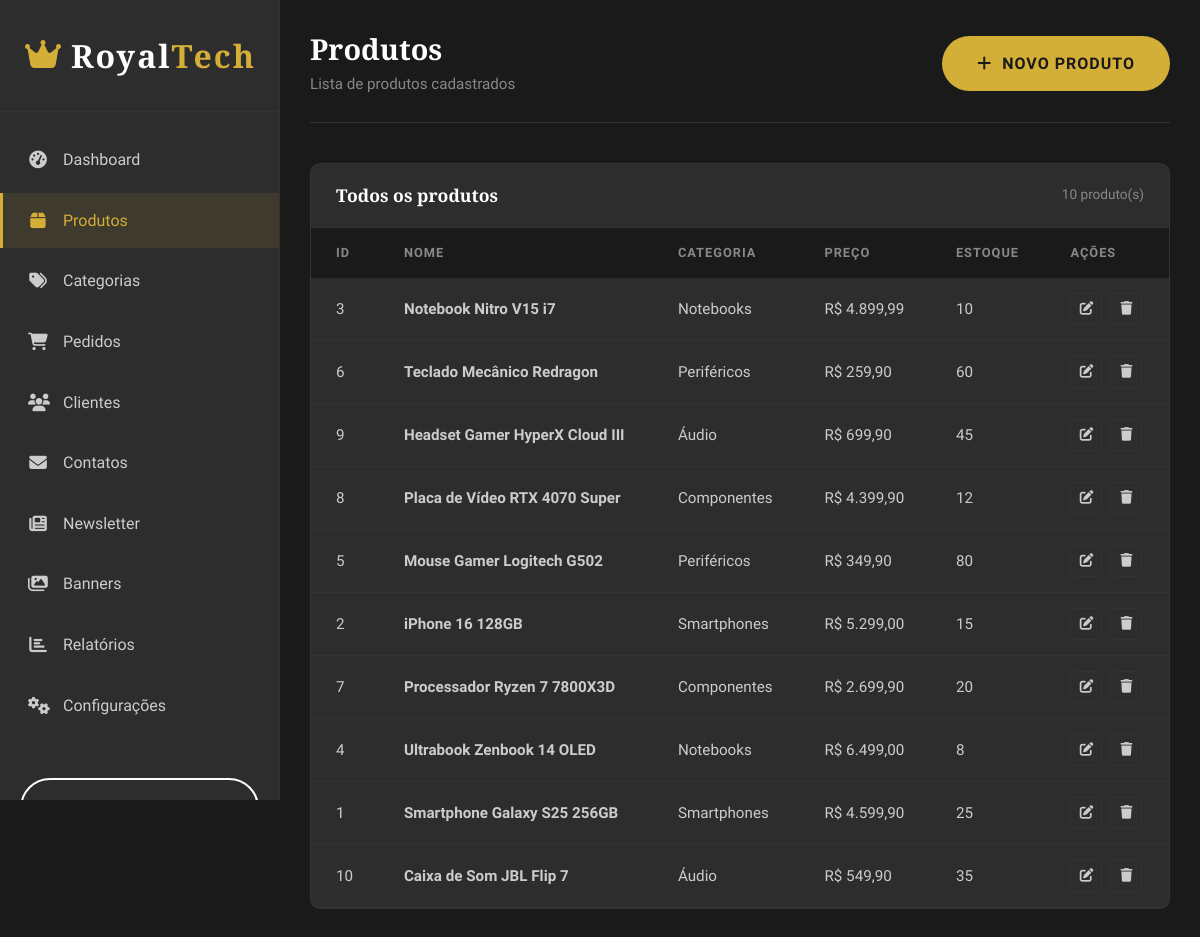
Page /pages/admin/products.php (signed in) on the committed database.
### tables this page shows
CREATE TABLE IF NOT EXISTS e5_products (
  id INT PRIMARY KEY AUTO_INCREMENT,
  category_id INT NOT NULL,
  name VARCHAR(150) NOT NULL,
  slug VARCHAR(180) NOT NULL UNIQUE,
  description TEXT NULL,
  brand VARCHAR(80) NULL,
  price DECIMAL(10,2) NOT NULL,
  old_price DECIMAL(10,2) NULL,
  stock INT NOT NULL DEFAULT 0,
  is_featured TINYINT(1) NOT NULL DEFAULT 0,
  created_at TIMESTAMP DEFAULT CURRENT_TIMESTAMP,
  updated_at TIMESTAMP DEFAULT CURRENT_TIMESTAMP ON UPDATE CURRENT_TIMESTAMP,
  CONSTRAINT fk_products_category FOREIGN KEY (category_id) REFERENCES e5_categories(id)
);

CREATE TABLE IF NOT EXISTS e5_categories (
  id INT PRIMARY KEY AUTO_INCREMENT,
  name VARCHAR(80) NOT NULL UNIQUE,
  slug VARCHAR(100) NOT NULL UNIQUE,
  description TEXT NULL,
  created_at TIMESTAMP DEFAULT CURRENT_TIMESTAMP,
  updated_at TIMESTAMP DEFAULT CURRENT_TIMESTAMP ON UPDATE CURRENT_TIMESTAMP
);

### pages/admin/products.php (the view, shortened to what this page needs)
<?php
include '../../database/connection.php';
$products = $pdo->query('SELECT p.id, p.name, p.price, p.stock, c.name AS category_name FROM e5_products p INNER JOIN e5_categories c ON c.id = p.category_id ORDER BY p.created_at DESC')->fetchAll();
?><!DOCTYPE html>
<html lang="pt-BR">
<head>
    <?php include 'head_inc.php'; ?>
</head>
<body>
    <div class="admin-wrapper">
        <?php include 'sidebar_inc.php'; ?>
        <main class="admin-main">
            <header class="admin-header">
                <div class="admin-title">
                    <h2>Produtos</h2>
                    <p>Lista de produtos cadastrados</p>
                </div>
                <a class="btn btn-primary" href="product-form.php">
                    <i class="fas fa-plus"></i> Novo produto
                </a>
            </header>
            <div class="admin-table-container">
                <div class="admin-table-header">
                    <h3>Todos os produtos</h3>
                    <span style="color:var(--color-gray); font-size:0.85rem;"><?php echo count($products); ?> produto(s)</span>
                </div>
                <table class="admin-table">
                    <thead>
                        <tr>
                            <th>ID</th>
                            <th>Nome</th>
                            <th>Categoria</th>
                            <th>Preço</th>
                            <th>Estoque</th>
                            <th>Ações</th>
                        </tr>
                    </thead>
                    <tbody>
                        <?php if (empty($products)): ?>
                        <tr><td colspan="6" class="empty-state">Nenhum produto cadastrado.</td></tr>
                        <?php else: foreach ($products as $product): ?>
                        <tr>
                            <td><?php echo (int) $product['id']; ?></td>
                            <td><strong><?php echo htmlspecialchars($product['name'], ENT_QUOTES, 'UTF-8'); ?></strong></td>
                            <td><?php echo htmlspecialchars($product['category_name'], ENT_QUOTES, 'UTF-8'); ?></td>
                            <td>R$ <?php echo number_format((float) $product['price'], 2, ',', '.'); ?></td>
                            <td><?php echo (int) $product['stock']; ?></td>
                            <td>
                                <div class="table-actions">
                                    <a href="product-form.php?id=<?php echo (int) $product['id']; ?>" aria-label="Editar produto"><i class="fas fa-edit"></i></a>
                                    <form method="POST" style="display:inline" onsubmit="return confirm('Excluir produto?');">
                                        <button type="submit" class="delete" aria-label="Excluir produto"><i class="fas fa-trash"></i></button>
                                    </form>
                                </div>
                            </td>
                        </tr>
                        <?php endforeach; endif; ?>
                    </tbody>
                </table>
            </div>
        </main>
    </div>
</body>
</html>

### assets/css/style.css (style rules this page uses)
:root { --color-primary: #d4af37; --color-primary-dark: #b8962e; --color-primary-light: #e8c547; --color-black: #1a1a1a; --color-black-light: #2d2d2d; --color-black-lighter: #404040; --color-white: #ffffff; --color-white-smoke: #f5f5f5; --color-gray: #888888; --color-gray-light: #cccccc; --color-border: #333333; --color-gold: #d4af37; --font-primary: 'Rajdhani', sans-serif; --font-secondary: 'Playfair Display', serif; --transition: all 0.3s ease; --shadow: 0 5px 20px rgba(0, 0, 0, 0.15); --shadow-hover: 0 10px 30px rgba(212, 175, 55, 0.2); }
* { margin: 0; padding: 0; box-sizing: border-box; }
html { scroll-behavior: smooth; }
body { font-family: var(--font-primary); font-size: 16px; line-height: 1.6; color: var(--color-white); background-color: var(--color-black); }
a { text-decoration: none; color: inherit; transition: var(--transition); }
h1, h2, h3, h4, h5, h6 { font-family: var(--font-secondary); font-weight: 700; line-height: 1.3; color: var(--color-white); }
h2 { font-size: 2.5rem; }
h3 { font-size: 2rem; }
.btn { display: inline-flex; align-items: center; justify-content: center; gap: 10px; padding: 15px 35px; font-family: var(--font-primary); font-size: 1rem; font-weight: 600; text-transform: uppercase; letter-spacing: 1px; border: none; border-radius: 30px; cursor: pointer; transition: var(--transition); }
.btn-primary { background: var(--color-primary); color: var(--color-black); }

### assets/css/admin.css (style rules this page uses)
.admin-wrapper { display: flex; min-height: 100vh; background: var(--color-black); }
.admin-main { flex: 1; margin-left: 280px; padding: 30px; background: var(--color-black); }
.admin-header { display: flex; justify-content: space-between; align-items: center; margin-bottom: 40px; padding-bottom: 25px; border-bottom: 1px solid var(--color-border); }
.admin-title h2 { font-size: 1.8rem; margin-bottom: 5px; }
.admin-title p { color: var(--color-gray); font-size: 0.95rem; }
.admin-table-container { background: var(--color-black-light); border: 1px solid var(--color-border); border-radius: 10px; overflow: hidden; }
.admin-table-header { display: flex; justify-content: space-between; align-items: center; padding: 20px 25px; border-bottom: 1px solid var(--color-border); }
.admin-table-header h3 { font-size: 1.1rem; }
.admin-table { width: 100%; border-collapse: collapse; }
.admin-table th, .admin-table td { padding: 15px 25px; text-align: left; }
.admin-table th { background: var(--color-black); color: var(--color-gray); font-weight: 600; font-size: 0.8rem; text-transform: uppercase; letter-spacing: 1px; }
.admin-table td { border-bottom: 1px solid var(--color-border); color: var(--color-gray-light); font-size: 0.95rem; }
.admin-table tbody tr { transition: var(--transition); }
.table-actions { display: flex; gap: 8px; }
.table-actions a, .table-actions button { width: 32px; height: 32px; display: flex; align-items: center; justify-content: center; border: 1px solid var(--color-border); border-radius: 5px; color: var(--color-gray-light); background: transparent; cursor: pointer; transition: var(--transition); font-size: 0.85rem; }

### rows in the picture
e5_products: id "3", name "Notebook Nitro V15 i7", category.name "Notebooks", price "4.899,99", stock "10"
e5_products: id "6", name "Teclado Mecânico Redragon", category.name "Periféricos", price "259,90", stock "60"
e5_products: id "9", name "Headset Gamer HyperX Cloud III", category.name "Áudio", price "699,90", stock "45"
e5_products: id "8", name "Placa de Vídeo RTX 4070 Super", category.name "Componentes", price "4.399,90", stock "12"
e5_products: id "5", name "Mouse Gamer Logitech G502", category.name "Periféricos", price "349,90", stock "80"
e5_products: id "2", name "iPhone 16 128GB", category.name "Smartphones", price "5.299,00", stock "15"
e5_products: id "7", name "Processador Ryzen 7 7800X3D", category.name "Componentes", price "2.699,90", stock "20"
e5_products: id "4", name "Ultrabook Zenbook 14 OLED", category.name "Notebooks", price "6.499,00", stock "8"
e5_products: id "1", name "Smartphone Galaxy S25 256GB", category.name "Smartphones", price "4.599,90", stock "25"
e5_products: id "10", name "Caixa de Som JBL Flip 7", category.name "Áudio", price "549,90", stock "35"

### other values in the picture
$item['label'] "Dashboard"
$item['label'] "Produtos"
$item['label'] "Categorias"
$item['label'] "Pedidos"
$item['label'] "Clientes"
$item['label'] "Contatos"
$item['label'] "Newsletter"
$item['label'] "Banners"
$item['label'] "Relatórios"
$item['label'] "Configurações"
count($products) "10"
